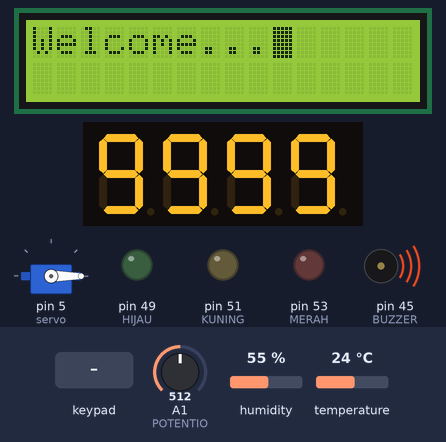
Recording of a sketch running on a simulated Arduino Mega 2560, built with avr-gcc and run on an emulated ATmega2560. On the bench: 16×2 character LCD, servo, 4-digit seven-segment display, output pins drawn as LEDs (lit = HIGH), buzzer (waves = sounding, pin HIGH). Dashed ring = blinking. Inputs (shaded band) come from the test bench; at power-on: A1 (POTENTIO) = 512, humidity 55 %, temperature 24 °C. What the sketch prints to the serial monitor is not drawn.

Above: at 6.0 s.
6.1 s: keypad keys 1 3 9 7 2 2 2 2 pressed 0.863 s apart
At 8.58 s:
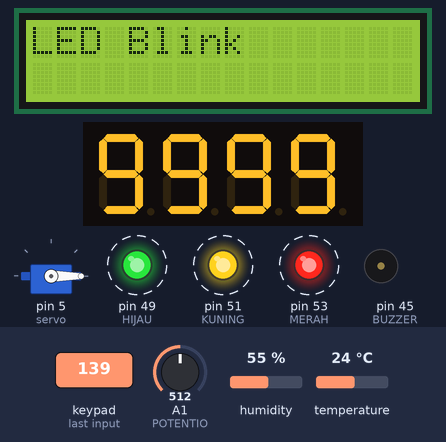
14.5 s: key '*' pressed
17.2 s: keypad keys 4 4 4 2 4 0 3 8 # pressed 0.863 s apart
At 22.2 s:
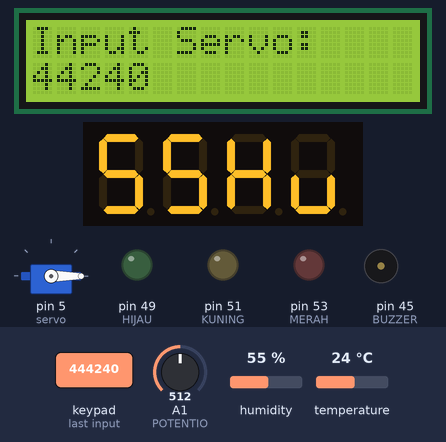
26.4 s: keypad keys 1 3 9 7 2 2 2 2 A pressed 0.863 s apart
At 26.89 s:
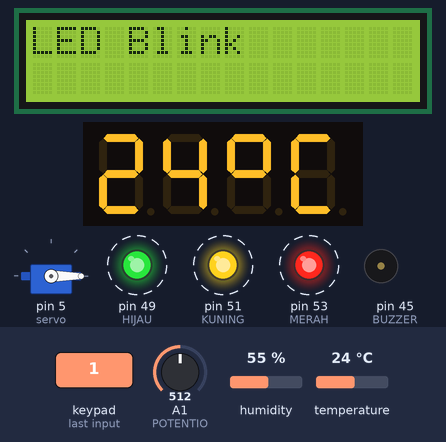
35.6 s: keypad keys 4 4 4 2 4 0 3 8 D pressed 0.863 s apart
At 37.1 s:
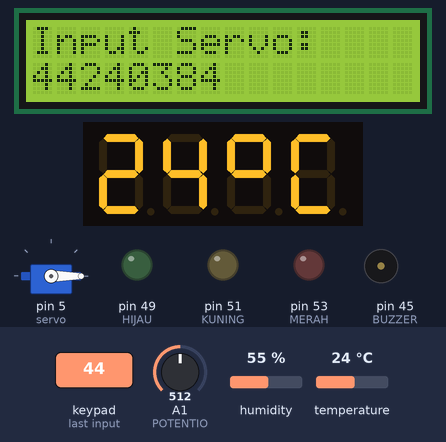
44.8 s: key '#' pressed
At 45.7 s:
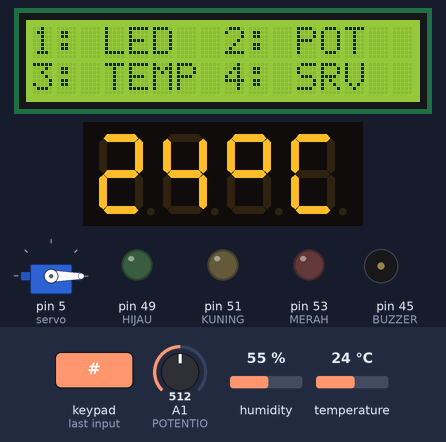
Timing chart, 0 to 47.3 s (numbered marks = the images above; inputs shaded):
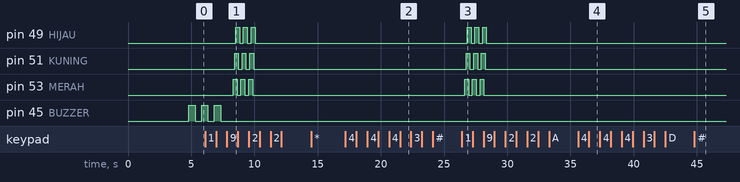

Measured:
- after the input at 6.1 s, pin 49 (HIJAU): alternates HIGH for 0.30 s and LOW for 0.30 s, 6 changes in all, then stays LOW, starting after 2.4 s; pin 51 (KUNING): alternates HIGH for 0.30 s and LOW for 0.30 s, 6 changes in all, then stays LOW, starting after 2.3 s
- after the input at 17.2 s, the display: first differs from a run without the input after 1.7 s (image 2 shows a later state)
- after the input at 26.4 s, pin 49 (HIJAU): alternates HIGH for 0.30 s and LOW for 0.30 s, 6 changes in all, then stays LOW, starting after 0.45 s; pin 51 (KUNING): alternates HIGH for 0.30 s and LOW for 0.30 s, 6 changes in all, then stays LOW, starting after 0.35 s
- after the input at 35.6 s, the display: first changes after 0.53 s (image 4 shows a later state)
- after the input at 44.8 s, the display: first changes at once (image 5 shows a later state)
- what the display in image 5 shows lasts 0.5 s, from 45.3 s to 45.8 s

The sketch:

latihan_lcd_keypad_servo_dht_potentio_led.ino
```cpp
#include <LiquidCrystal.h>
#include <DHT.h>
#include <Keypad.h>
#include <Servo.h>
#include <TM1637Display.h>
#include <MsTimer2.h>

#define DHT_PIN 13
#define DHT_TYPE DHT22
#define MERAH 53
#define KUNING 51
#define HIJAU 49
#define BUZZER 45
#define POTENTIO A1
#define CLK 52
#define DIO 50


const byte ROWS = 4;
const byte COLS = 4;
char hexaKeys[ROWS][COLS] = {
  { '1', '2', '3', 'A' },
  { '4', '5', '6', 'B' },
  { '7', '8', '9', 'C' },
  { '*', '0', '#', 'D' }
};
const uint8_t done[] = {
  SEG_B | SEG_C | SEG_D | SEG_E | SEG_G,          // d
  SEG_A | SEG_B | SEG_C | SEG_D | SEG_E | SEG_F,  // O
  SEG_C | SEG_E | SEG_G,                          // n
  SEG_A | SEG_D | SEG_E | SEG_F | SEG_G           // E
};
const uint8_t celsius[] = {
  SEG_A | SEG_B | SEG_F | SEG_G,  // Degree symbol
  SEG_A | SEG_D | SEG_E | SEG_F   // C
};
const uint8_t humid[] = {
  SEG_B | SEG_C | SEG_G | SEG_E | SEG_F,
  SEG_E | SEG_D | SEG_C
};

byte rowPins[ROWS] = { 44, 42, 40, 38 };
byte colPins[COLS] = { 36, 34, 32, 30 };
const uint8_t allON[] = { 0xff, 0xff, 0xff, 0xff };
const uint8_t allOFF[] = { 0x00, 0x00, 0x00, 0x00 };

float humi, temp;
int menu = 100;
int pos = 90;
int y;
int selected = 1;
int tempsg = 00;
int cycle_display = 0;
String input;

LiquidCrystal lcd(6, 7, 9, 10, 11, 12);  // Creates an LCD object. Parameters: (rs, enable, d4, d5, d6, d7)
DHT dht(DHT_PIN, DHT_TYPE);
Keypad customKeypad = Keypad(makeKeymap(hexaKeys), rowPins, colPins, ROWS, COLS);
Servo servo;
TM1637Display display = TM1637Display(CLK, DIO);

void setup() {
  lcd.begin(16, 2);
  dht.begin();
  customKeypad.addEventListener(keypadEvent);
  Serial.begin(9600);
  servo.attach(5);
  servo.write(0);
  pinMode(MERAH, OUTPUT);
  pinMode(KUNING, OUTPUT);
  pinMode(HIJAU, OUTPUT);
  pinMode(BUZZER, OUTPUT);
  display.setBrightness(5);
  display.setSegments(allON);
  delay(2000);
  display.clear();
  int checksgs = 0000;
  for (checksgs; checksgs <= 9999; checksgs += 1111) {
    display.showNumberDec(checksgs);
    delay(250);
  }
  MsTimer2::set(5000, cycleTemp);
  MsTimer2::start();
}
void cycleTemp() {
  cycle_display = !cycle_display;
  Serial.println(cycle_display);
  if (cycle_display == 0) {
    temp = dht.readTemperature();
    tempsg = dht.readTemperature();
    display.showNumberDec(tempsg, false, 2, 0);
    display.setSegments(celsius, 2, 2);
  } else if (cycle_display == 1) {
    humi = dht.readHumidity();
    tempsg = dht.readHumidity();
    display.showNumberDec(tempsg, false, 2, 0);
    display.setSegments(humid, 2, 2);
  }
}
void loop() {

  char key = customKeypad.getKey();
  if (menu == 100) {
    lcd.setCursor(0, 0);
    lcd.print("Welcome...");
    lcd.blink();
    for (int y = 0; y < 3; y++) {
      digitalWrite(BUZZER, HIGH);
      delay(500);
      digitalWrite(BUZZER, LOW);
      delay(500);
    }
    lcd.noBlink();
    lcd.clear();
    menu = 0;
  }

  if (menu == 0) {
    lcd.setCursor(0, 0);
    lcd.print("1: LED");
    lcd.setCursor(8, 0);
    lcd.print("2: POT");
    lcd.setCursor(0, 1);
    lcd.print("3: TEMP");
    lcd.setCursor(8, 1);
    lcd.print("4: SRV");
    delay(500);
    lcd.clear();
  }
  if (menu == 1) {
    lcd.clear();
    lcd.setCursor(0, 0);
    lcd.print("LED Blink");
    for (y = 0; y < 3; y++) {
      Serial.println(y);
      digitalWrite(MERAH, HIGH);
      digitalWrite(KUNING, LOW);
      digitalWrite(HIJAU, LOW);
      delay(100);
      digitalWrite(MERAH, HIGH);
      digitalWrite(KUNING, HIGH);
      digitalWrite(HIJAU, LOW);
      delay(100);
      digitalWrite(MERAH, HIGH);
      digitalWrite(KUNING, HIGH);
      digitalWrite(HIJAU, HIGH);
      delay(100);
      digitalWrite(MERAH, LOW);
      digitalWrite(KUNING, HIGH);
      digitalWrite(HIJAU, HIGH);
      delay(100);
      digitalWrite(MERAH, LOW);
      digitalWrite(KUNING, LOW);
      digitalWrite(HIJAU, HIGH);
      delay(100);
      digitalWrite(MERAH, LOW);
      digitalWrite(KUNING, LOW);
      digitalWrite(HIJAU, LOW);
      delay(100);
      if (y == 2) {
        Serial.println("LOOP END");
        menu = 0;
        break;
      }
    }
  }
  if (menu == 2) {
    lcd.clear();
    lcd.setCursor(0, 0);
    lcd.print("Nilai Potentio");
    lcd.setCursor(0, 1);
    int potval = analogRead(POTENTIO);
    lcd.print(potval);
    Serial.println(potval);
    delay(100);
  }
  if (menu == 3) {
    lcd.setCursor(0, 0);
    lcd.print("Humid : " + String(humi));
    lcd.setCursor(0, 1);
    lcd.print("Temp  : " + String(temp));
    // lcd.noBlink();
    delay(500);
    lcd.clear();
  }
  if (menu == 4) {
    lcd.setCursor(0, 0);
    lcd.print("Input Servo: ");
    selected = 1;
    char key2 = customKeypad.getKey();
    while (selected) {
      char keyPressed = customKeypad.waitForKey();
      if (keyPressed) {
        if (keyPressed == '*') {
          if (input.toInt() <= 180) {
            servo.write(input.toInt());
            lcd.clear();
            lcd.setCursor(0, 0);
            lcd.print("Input Servo: ");
            input = "";
          } else {
            lcd.clear();
            lcd.setCursor(0, 0);
            lcd.print("Input Servo: ");
            input = "";
          }
        }
        if (keyPressed == '#') {
          selected = 0;
          menu = 0;
          Serial.println("ESC");
          break;
        }
        if (keyPressed >= '0' && keyPressed <= '9') {
          input += keyPressed;
          lcd.clear();
          lcd.setCursor(0, 0);
          lcd.print("Input Servo: ");
          lcd.setCursor(0, 1);
          lcd.print(input);
        }
      }
      delay(500);
    }
  }
}
void keypadEvent(KeypadEvent key) {
  if (customKeypad.getState() == PRESSED || customKeypad.getState() == HOLD) {
    Serial.println(key);
    switch (key) {
      case '1':
        menu = 1;
        break;
      case '2':
        menu = 2;
        break;
      case '3':
        menu = 3;
        break;
      case '4':
        menu = 4;
        break;
      case '*':
        menu = 0;
        break;
    }
  }
}
```
